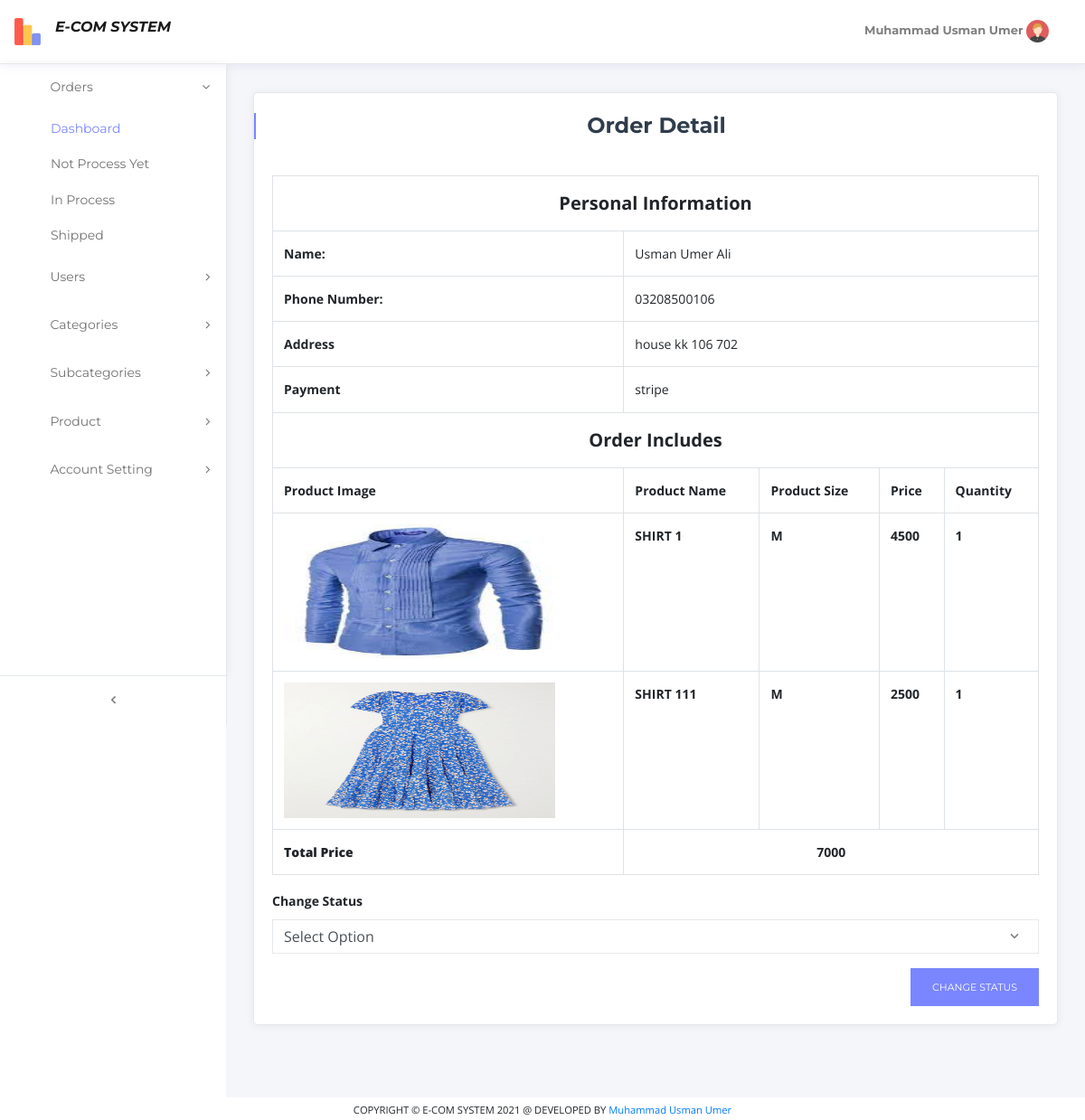
Page /orderdetail.php?O_ID=41 (signed in) on the committed database.
### tables this page shows
CREATE TABLE `order` (
  `order_id` int(255) NOT NULL,
  `order_date` datetime NOT NULL DEFAULT current_timestamp(),
  `user_id` int(255) NOT NULL,
  `address` varchar(255) NOT NULL,
  `status` varchar(255) NOT NULL,
  `phone` varchar(255) NOT NULL,
  `name` varchar(255) NOT NULL,
  `payment` varchar(255) NOT NULL
);

CREATE TABLE `order_detail` (
  `detail_id` int(255) NOT NULL,
  `order_id` int(255) NOT NULL,
  `product_id` int(255) NOT NULL,
  `product_quantity` int(255) NOT NULL,
  `product_image` varchar(255) NOT NULL,
  `product_name` varchar(255) NOT NULL,
  `product_price` int(255) NOT NULL,
  `product_size` varchar(255) NOT NULL
);

### config/dbconfig.php (called while the page is built, shortened)
<?php
require_once('./config/operationsproduct.php');
require_once('./config/operationsorder.php');
class dbconfig
{
    public function db_connect()
    {
        $this->connection = mysqli_connect('localhost', 'root', '', 'e-com');
    }
}

### config/operationsorder.php (called while the page is built, shortened)
<?php
require_once('./config/dbconfig.php');
$db = new dbconfig();
class operationsorder extends dbconfig
{
      public function get_record($id)
      {
          global $db;
          $sql = "SELECT *   FROM `order` WHERE order_id='$id' ";
          $data = mysqli_query($db->connection, $sql);
          return $data;
      }
}
?>

### orderdetail.php (the view, shortened to what this page needs)
<?php
require_once('./config/dbconfig.php');
if (isset($_GET['O_ID'])) {
    $db = new operationsorder();
    $id = $_GET['O_ID'];
    $result = $db->get_record($id);
} else {
    header("location:index.php");
}
require_once("header.php");
$data = mysqli_fetch_assoc($result);
?>
<div class="content-wrapper">
    <div class="container-fluid">
        <div class="card card-shadow mb-4">
            <div class="card-header border-0">
                <div class="custom-title-wrap bar-primary">
                    <div class="custom-title text-center">
                        <h3>Order Detail</h3>
                    </div>
                </div>
            </div>
            <div class="card-body">
                <table class="table table-bordered">
                    <tbody>
                    <tr>
                            <b>
                                <th colspan="5" style="text-align:center; font-size:20px">Personal Information</th>
                            </b>
                        </tr>
                       <tr>
                       <th>Name:</th>
                       <td  scope="col" colspan="4"><?php echo $data['name']; ?></td>
                       </tr>
                       <tr>
                       <th>Phone Number:</th>
                       <td  scope="col" colspan="4"><?php echo $data['phone']; ?></td>
                       </tr>
                        <tr>
                            <th>Address</th>
                            <td scope="col" colspan="4"><?php echo $data['address']; ?></td>
                        </tr>
                        <tr>
                            <th>Payment</th>
                            <td scope="col" colspan="4"><?php echo $data['payment']; ?></td>
                        </tr>
                        <tr>
                            <b>
                                <th colspan="5" style="text-align:center; font-size:20px">Order Includes</th>
                            </b>
                        </tr>
                        <tr>
                            <th>Product Image</th>
                            <th>Product Name</th>
                            <th>Product Size</th>
                            <th>Price</th>
                            <th>Quantity</th>
                        </tr>
                        <?php
                        $con = mysqli_connect('localhost', 'root', '', 'e-com');
                        $query = "SELECT *   FROM `order_detail` where order_id='$id' ";
                        $result2 = mysqli_query($con, $query);
                        $total=0;
                        while ($data = mysqli_fetch_assoc($result2)) {
                        ?>
                            <tr>
                                <a href="productdetail.php=D_ID?<?php echo $data['product_id'] ?>">
                                    <th>
                                        <img src="<?php echo $data['product_image'] ?>" height="150" width="300" />
                                    </th>
                                </a>
                                <th><?php echo  $data['product_name'] ?></th>
                                <th><?php echo  $data['product_size'] ?></th>
                                <th><?php echo $data['product_price']; $total=$total+($data['product_price']*$data['product_quantity']); ?></th>
                                <th><?php echo $data['product_quantity'] ?></th>
                            </tr>
                        <?php } ?>
                        <tr>
                        <th><b>Total Price</b></th>
                        <th colspan="4" class="text-center">
                        <?php echo $total; ?>
                        </th>
                        </tr>
                    </tbody>
                </table>
                <form method="POST">
                <div class="form-group">
                    <label for="status"><b>Change Status</b></label>
                    <select class="form-control rounded-0" id="type" name="status">
                        <option value="">Select Option</option>
                    </select>
                </div>
                <div class="text-right">
                    <button type="submit" name="btn_changesellprice" class="btn btn-purple rounded-0">Change Status</button>
                </div>
                </form>
            </div>
        </div>
    </div>
</div>
<?php
require_once("footer.php");
?>

### rows in the picture
order: name "Usman Umer Ali", phone "03208500106", address "house kk 106 702", payment "stripe"
order_detail: product_image (picture), product_name "SHIRT 1", product_size "M", product_price "4500", product_quantity "1"
order_detail: product_image (picture), product_name "SHIRT 111", product_size "M", product_price "2500", product_quantity "1"

### other values in the picture
$_SESSION["adminname"] "Muhammad Usman Umer"
$total "7000"
